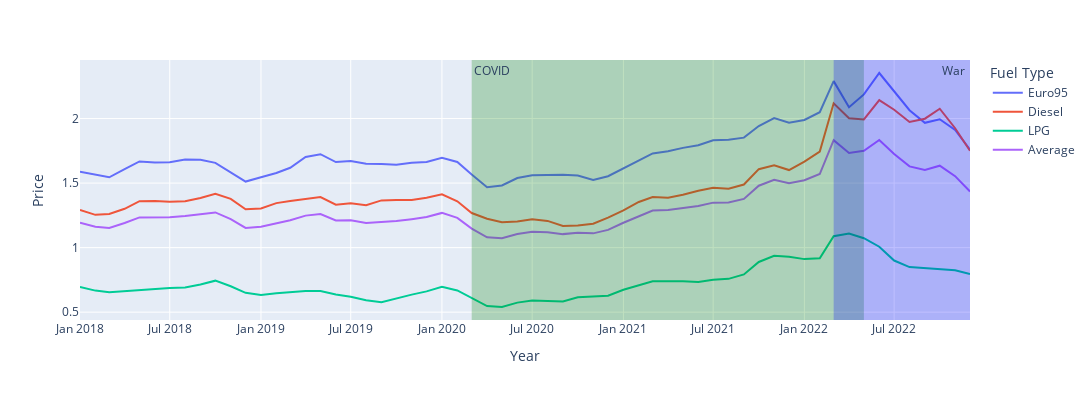

The notebook cell this image was saved under:
### Markdown cell above
# Subquestion 1: How have fuel prices developed in the considered time in the Netherlands?
Fuel prices can develop a lot throughout the year and in between years, in this subquestion the variations in fuel prices is analysed. The data is retrieved from CBS and the fuel prices of Euro95, Diesel and LPG are available on a daily basis. In this question the monthly values are considered and a visualisation is made out of the available data from 2018 until 2022. The changes in fuel prices can have multiple reasons and can be explained from different perspectives, such as environmental regulations, big global events, exchange rates and political events. It is expected that the fuel prices will rise because in the past years some global events, tax rises and inflation occured which have had a significant influence on the fuel prices.

### Code cell
# Plot fuel prices per month 2018-2022
fig = px.line(melted_fuel_prices, x='Months', y='Price', color='Fuel Type',
              labels={'Months': 'Year', 'Price': 'Price', 'Fuel Type': 'Fuel Type'})
fig.update_layout(legend_title='Fuel Type', width=1100, height=400)
fig.add_vrect(x0="2020-03", x1="2022-05", 
              annotation_text="COVID ", annotation_position="top left",
              fillcolor="green", opacity=0.25, line_width=0)
fig.add_vrect(x0="2022-03", x1="2022-12", 
              annotation_text="War ", annotation_position="top right",
              fillcolor="blue", opacity=0.25, line_width=0)
fig.show()
